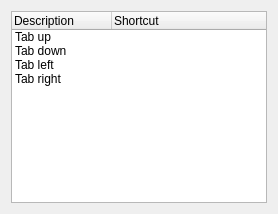
<?xml version="1.0" encoding="UTF-8"?>
<ui version="4.0">
 <class>ShortcutsWizardPage</class>
 <widget class="QWizardPage" name="ShortcutsWizardPage">
  <property name="windowTitle">
   <string>WizardPage</string>
  </property>
  <property name="title">
   <string>Shortcut settings</string>
  </property>
  <property name="subTitle">
   <string>Adjust shortcuts</string>
  </property>
  <layout class="QHBoxLayout" name="horizontalLayout">
   <item>
    <widget class="WizardTreeWidget" name="treeWidget">
     <property name="inputMethodHints">
      <set>Qt::ImhNoAutoUppercase</set>
     </property>
     <property name="rootIsDecorated">
      <bool>false</bool>
     </property>
     <property name="uniformRowHeights">
      <bool>true</bool>
     </property>
     <property name="allColumnsShowFocus">
      <bool>true</bool>
     </property>
     <column>
      <property name="text">
       <string>Description</string>
      </property>
     </column>
     <column>
      <property name="text">
       <string>Shortcut</string>
      </property>
     </column>
     <item>
      <property name="text">
       <string>Tab up</string>
      </property>
      <property name="text">
       <string/>
      </property>
      <property name="flags">
       <set>ItemIsSelectable|ItemIsEditable|ItemIsEnabled</set>
      </property>
     </item>
     <item>
      <property name="text">
       <string>Tab down</string>
      </property>
      <property name="text">
       <string/>
      </property>
      <property name="flags">
       <set>ItemIsSelectable|ItemIsEditable|ItemIsEnabled</set>
      </property>
     </item>
     <item>
      <property name="text">
       <string>Tab left</string>
      </property>
      <property name="text">
       <string/>
      </property>
      <property name="flags">
       <set>ItemIsSelectable|ItemIsEditable|ItemIsEnabled</set>
      </property>
     </item>
     <item>
      <property name="text">
       <string>Tab right</string>
      </property>
      <property name="text">
       <string/>
      </property>
      <property name="flags">
       <set>ItemIsSelectable|ItemIsEditable|ItemIsEnabled</set>
      </property>
     </item>
    </widget>
   </item>
  </layout>
 </widget>
 <customwidgets>
  <customwidget>
   <class>WizardTreeWidget</class>
   <extends>QTreeWidget</extends>
   <header>wizardtreewidget.h</header>
  </customwidget>
 </customwidgets>
 <resources/>
 <connections/>
</ui>
